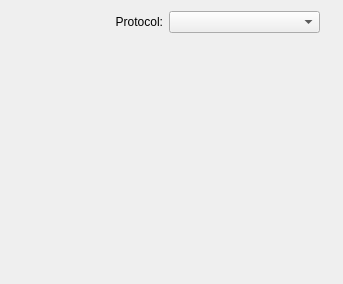
<ui version="4.0" >
 <class>NewProtocolBase</class>
 <widget class="Q3Wizard" name="NewProtocolBase" >
  <property name="geometry" >
   <rect>
    <x>0</x>
    <y>0</y>
    <width>343</width>
    <height>284</height>
   </rect>
  </property>
  <widget class="QWidget" name="protocolPage" >
   <property name="geometry" >
    <rect>
     <x>0</x>
     <y>0</y>
     <width>331</width>
     <height>208</height>
    </rect>
   </property>
   <layout class="QGridLayout" >
    <property name="margin" >
     <number>11</number>
    </property>
    <property name="spacing" >
     <number>6</number>
    </property>
    <item row="0" column="0" >
     <widget class="QLabel" name="TextLabel1" >
      <property name="text" >
       <string>Protocol:</string>
      </property>
      <property name="alignment" >
       <set>Qt::AlignRight|Qt::AlignTrailing|Qt::AlignVCenter</set>
      </property>
      <property name="wordWrap" >
       <bool>false</bool>
      </property>
     </widget>
    </item>
    <item row="0" column="1" >
     <widget class="QComboBox" name="cmbProtocol" />
    </item>
    <item row="1" column="0" >
     <spacer>
      <property name="orientation" >
       <enum>Qt::Vertical</enum>
      </property>
      <property name="sizeType" >
       <enum>QSizePolicy::Expanding</enum>
      </property>
      <property name="sizeHint" >
       <size>
        <width>20</width>
        <height>20</height>
       </size>
      </property>
     </spacer>
    </item>
   </layout>
  </widget>
 </widget>
 <pixmapfunction>qPixmapFromMimeSource</pixmapfunction>
 <customwidgets>
  <customwidget>
   <class>Q3Wizard</class>
   <extends>QDialog</extends>
   <header>q3wizard.h</header>
   <container>1</container>
  </customwidget>
 </customwidgets>
 <resources/>
 <connections/>
</ui>
